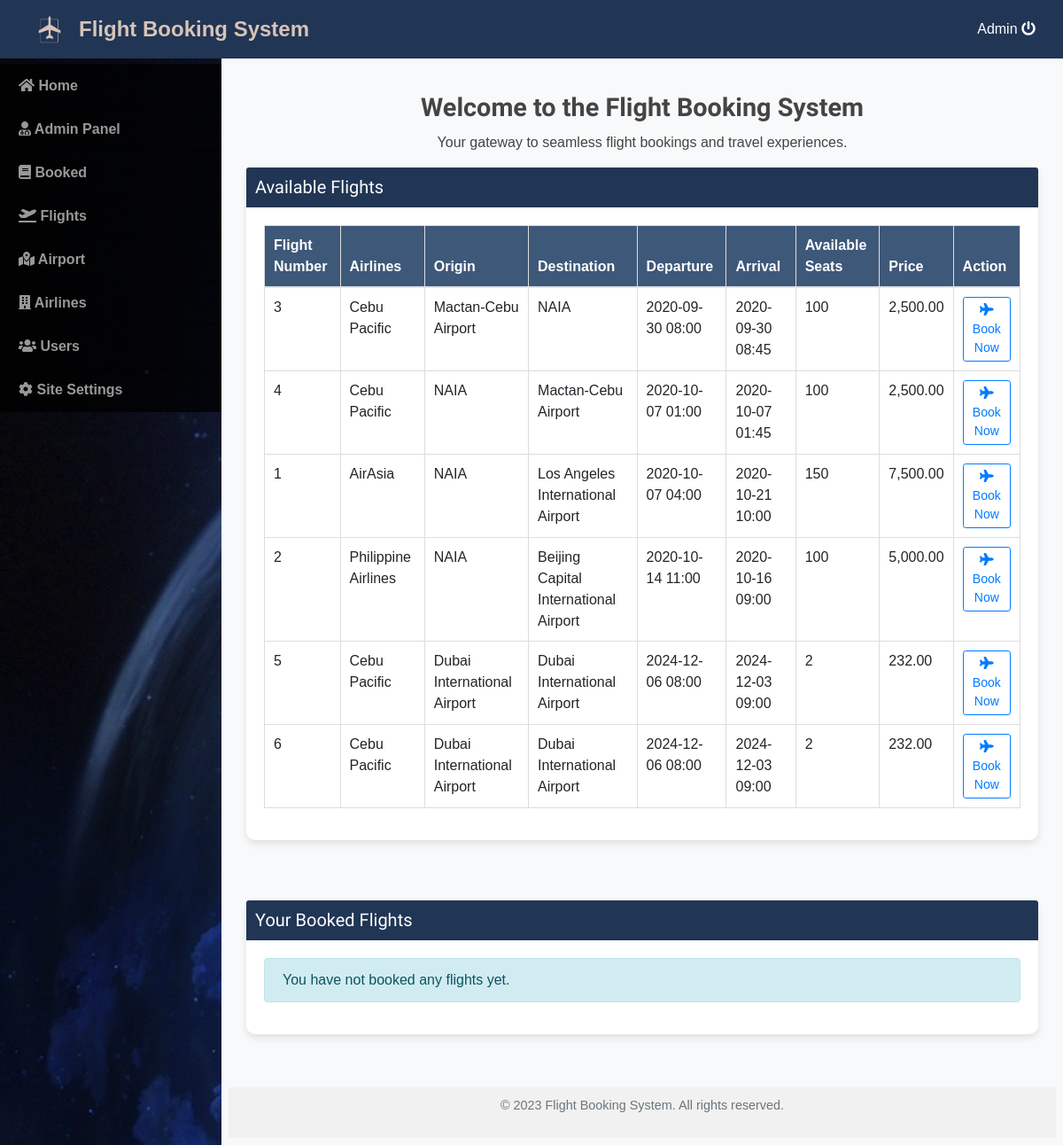
Before: /admin/index.php (signed in) with the older database file.
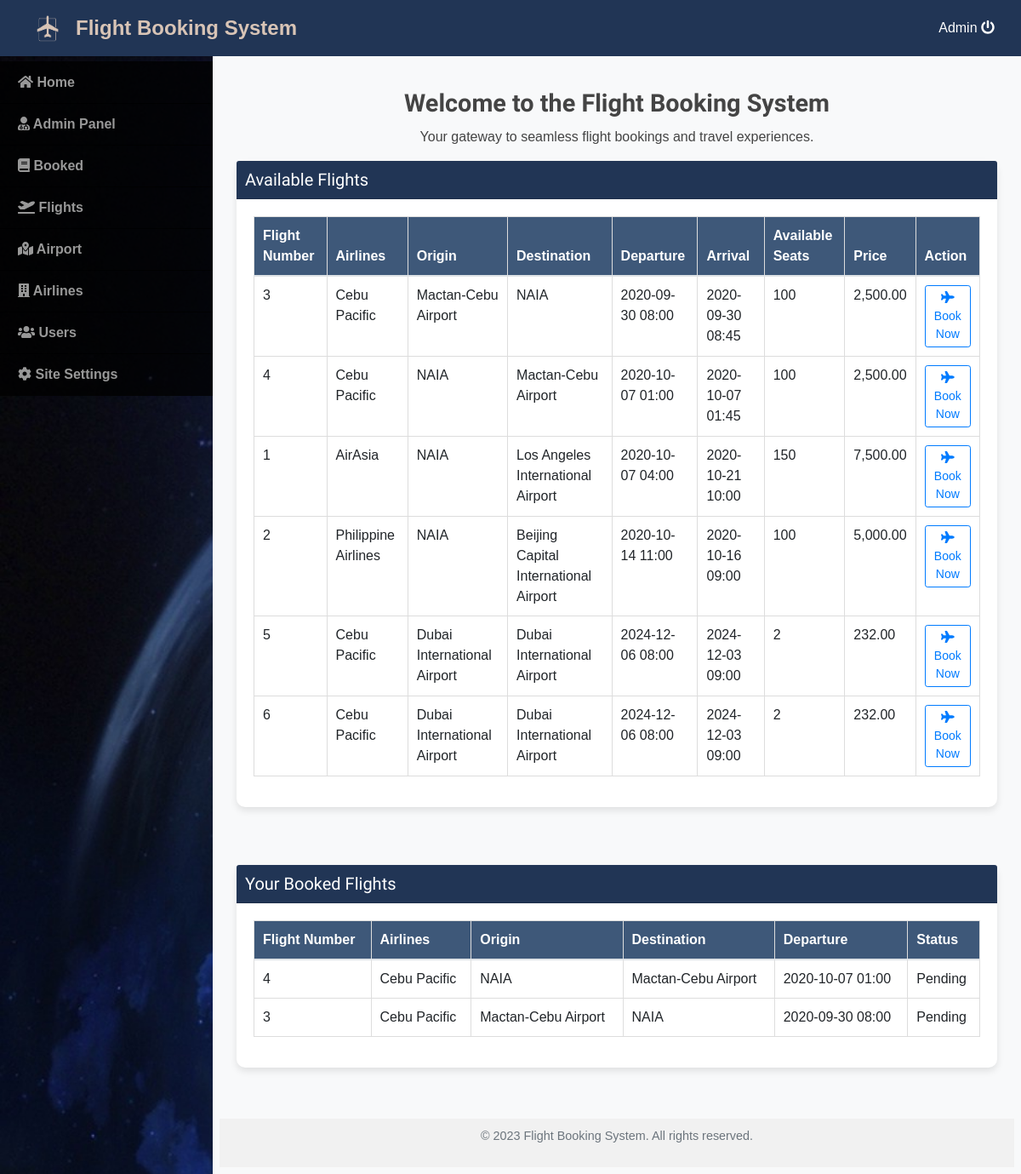
After: the same page with the newer database file.
### tables this page shows
CREATE TABLE `booked_flight` (
  `id` bigint(30) NOT NULL,
  `flight_id` bigint(30) NOT NULL,
  `name` text NOT NULL,
  `address` text NOT NULL,
  `contact` text NOT NULL,
  `status` enum('pending','accepted','decline') DEFAULT 'pending'
);

### admin/home.php (the view, shortened to what this page needs)
<?php
include 'db_connect.php';
$flights_query = "SELECT flight_id, airlines, departure_airport, arrival_airport, departure_datetime, arrival_datetime, price, seats FROM flight_details WHERE seats > 0 ORDER BY departure_datetime ASC";
$flights_result = $conn->query($flights_query);
$flights = [];
if ($flights_result) {
    while ($row = $flights_result->fetch_assoc()) {
        $flights[] = $row;
    }
} else {
    echo "Error fetching flights: " . $conn->error;
}
$booked_flights_query = "
    SELECT b.id AS booking_id,
           f.flight_id,
           f.airlines,
           f.departure_airport,
           f.arrival_airport,
           f.departure_datetime,
           f.arrival_datetime,
           f.price,
           b.status
    FROM booked_flight b
    INNER JOIN flight_details f ON b.flight_id = f.flight_id
    WHERE b.user_id = " . intval($user_id) . "  -- Ensure user_id is an integer
    ORDER BY b.id DESC
";
$booked_flights_result = $conn->query($booked_flights_query);
$booked_flights = [];
if ($booked_flights_result) {
    while ($row = $booked_flights_result->fetch_assoc()) {
        $booked_flights[] = $row;
    }
} else {
    echo "Error fetching booked flights: " . $conn->error;
}
?>
<div class="container">
    <div class="welcome-section text-center">
        <h1 class="welcome-message">Welcome to the Flight Booking System</h1>
        <p>Your gateway to seamless flight bookings and travel experiences.</p>
    </div>
    <div class="row">
        <div class="col-lg-12">
            <div class="card">
                <div class="card-header">
                    <h5 class="mb-0">Available Flights</h5>
                </div>
                <div class="card-body">
                    <?php if (!empty($flights)): ?>
                        <div class="table-responsive">
                            <table class="table">
                                <thead>
                                    <tr>
                                        <th>Flight Number</th>
                                        <th>Airlines</th>
                                        <th>Origin</th>
                                        <th>Destination</th>
                                        <th>Departure</th>
                                        <th>Arrival</th>
                                        <th>Available Seats</th>
                                        <th>Price</th>
                                        <th>Action</th>
                                    </tr>
                                </thead>
                                <tbody>
                                    <?php foreach ($flights as $flight): ?>
                                        <tr>
                                            <td><?php echo htmlspecialchars($flight['flight_id']); ?></td>
                                            <td><?php echo htmlspecialchars($flight['airlines']); ?></td>
                                            <td><?php echo htmlspecialchars($flight['departure_airport']); ?></td>
                                            <td><?php echo htmlspecialchars($flight['arrival_airport']); ?></td>
                                            <td><?php echo date('Y-m-d H:i', strtotime($flight['departure_datetime'])); ?></td>
                                            <td><?php echo date('Y-m-d H:i', strtotime($flight['arrival_datetime'])); ?></td>
                                            <td><?php echo $flight['seats']; ?></td>
                                            <td><?php echo number_format($flight['price'], 2); ?></td>
                                            <td>
                                                <a href="book_flight.php?flight_id=<?php echo $flight['flight_id']; ?>" class="btn btn-outline-primary btn-sm">
                                                    <i class="fas fa-plane"></i> Book Now
                                                </a>
                                            </td>
                                        </tr>
                                    <?php endforeach; ?>
                                </tbody>
                            </table>
                        </div>
                    <?php else: ?>
                        <div class="alert alert-info">
                            No flights available at the moment. Please check back later.
                        </div>
                    <?php endif; ?>
                </div>
            </div>
        </div>
    </div>
    <div class="row mt-5">
        <div class="col-lg-12">
            <div class="card">
                <div class="card-header">
                    <h5 class="mb-0">Your Booked Flights</h5>
                </div>
                <div class="card-body">
                    <?php if (!empty($booked_flights)): ?>
                        <div class="table-responsive">
                            <table class="table">
                                <thead>
                                    <tr>
                                        <th>Flight Number</th>
                                        <th>Airlines</th>
                                        <th>Origin</th>
                                        <th>Destination</th>
                                        <th>Departure</th>
                                        <th>Status</th>
                                    </tr>
                                </thead>
                                <tbody>
                                    <?php foreach ($booked_flights as $flight): ?>
                                        <tr>
                                            <td><?php echo htmlspecialchars($flight['flight_id']); ?></td>
                                            <td><?php echo htmlspecialchars($flight['airlines']); ?></td>
                                            <td><?php echo htmlspecialchars($flight['departure_airport']); ?></td>
                                            <td><?php echo htmlspecialchars($flight['arrival_airport']); ?></td>
                                            <td><?php echo date('Y-m-d H:i', strtotime($flight['departure_datetime'])); ?></td>
                                            <td><?php echo ucfirst($flight['status']); ?></td>
                                        </tr>
                                    <?php endforeach; ?>
                                </tbody>
                            </table>
                        </div>
                    <?php else: ?>
                        <div class="alert alert-info">
                            You have not booked any flights yet.
                        </div>
                    <?php endif; ?>
                </div>
            </div>
        </div>
    </div>
</div>
<div class="footer">
    <p>&copy; 2023 Flight Booking System. All rights reserved.</p>
</div>

### admin/index.php (shortened to what this page needs)
<!DOCTYPE html>
<html lang="en">
<head>
  <link href="https://cdn.jsdelivr.net/npm/bootstrap@5.3.0/dist/css/bootstrap.min.css" rel="stylesheet">
  <link rel="stylesheet" href="https://cdn.datatables.net/1.13.6/css/dataTables.bootstrap5.min.css">
  <?php
  include('./header.php');
  $user_id = $_SESSION['user_id'];
  ?>
</head>
<body>
  <?php include 'topbar.php' ?>
  <?php include 'navbar.php' ?>
  <main id="view-panel">
    <?php $page = isset($_GET['page']) ? $_GET['page'] : 'home'; ?>
    <?php include $page . '.php' ?>
  </main>
</body>
</html>

### admin/header.php (shortened to what this page needs)
  <link rel="stylesheet" href="assets/font-awesome/css/all.min.css">
<link href="assets/vendor/bootstrap/css/bootstrap.min.css" rel="stylesheet">
<link href="assets/vendor/icofont/icofont.min.css" rel="stylesheet">
<link href="assets/vendor/boxicons/css/boxicons.min.css" rel="stylesheet">
<link href="assets/vendor/venobox/venobox.css" rel="stylesheet">
<link href="assets/vendor/animate.css/animate.min.css" rel="stylesheet">
<link href="assets/vendor/remixicon/remixicon.css" rel="stylesheet">
<link href="assets/vendor/owl.carousel/assets/owl.carousel.min.css" rel="stylesheet">
<link href="assets/vendor/bootstrap-datepicker/css/bootstrap-datepicker.min.css" rel="stylesheet">
<link href="assets/DataTables/datatables.min.css" rel="stylesheet">
<link href="assets/css/jquery.datetimepicker.min.css" rel="stylesheet">
<link href="assets/css/select2.min.css" rel="stylesheet">
<link href="assets/css/style.css" rel="stylesheet">
<link type="text/css" rel="stylesheet" href="assets/css/jquery-te-1.4.0.css">

### admin/topbar.php (shortened to what this page needs)
<nav class="navbar navbar-light fixed-top">
  <div class="container-fluid">
    <div class="d-flex align-items-center">
      <div class="logo me-2">
        <img src="assets/img/bgg.png" alt="logo" class="img-fluid" style="max-width: 50px; height: auto;">
      </div>
      <div class="navbar-brand">Flight Booking System</div>
    </div>
    <div class="ml-auto">
      <a href="ajax.php?action=logout" class="logout-link">
        <?php echo htmlspecialchars($_SESSION['login_name']); ?> <i class=" fa fa-power-off"></i>
      </a>
    </div>
  </div>
</nav>

### admin/navbar.php (shortened to what this page needs)
<nav id="sidebar" class='mx-lt-5 bg-dark pt-3'>
	<div class="sidebar-list">
		<a href="index.php?page=home" class="nav-item nav-home"><span class='icon-field'><i class="fa fa-home"></i></span> Home</a>
		<a href="index.php?page=admin_panel" class="nav-item nav-admin_panel"><span class='icon-field'><i class="fa Example of user-md fa-user-md"></i></span> Admin Panel</a>
		<a href="index.php?page=booked" class="nav-item nav-booked"><span class='icon-field'><i class="fa fa-book"></i></span> Booked</a>
		<a href="index.php?page=flights" class="nav-item nav-flights"><span class='icon-field'><i class="fa fa-plane-departure"></i></span> Flights</a>
		<a href="index.php?page=airport" class="nav-item nav-airport"><span class='icon-field'><i class="fa fa-map-marked-alt"></i></span> Airport</a>
		<a href="index.php?page=airlines" class="nav-item nav-airlines"><span class='icon-field'><i class="fa fa-building"></i></span> Airlines</a>
		<?php if ($_SESSION['login_type'] == 1): ?>
			<a href="index.php?page=users" class="nav-item nav-users"><span class='icon-field'><i class="fa fa-users"></i></span> Users</a>
			<a href="index.php?page=site_settings" class="nav-item nav-site_settings"><span class='icon-field'><i class="fa fa-cog"></i></span> Site Settings</a>
		<?php endif; ?>
	</div>
</nav>

### admin/assets/css/style.css (style rules this page uses)
body { font-family: "Open Sans", sans-serif; color: #444444; width: 100%; height: calc(100%); }
a { color: #1977cc; }
h1, h2, h3, h4, h5, h6 { font-family: "Raleway", sans-serif; }
nav#sidebar { height: calc(100%); position: fixed; z-index: 99; left: 0; width: 250px; background: url(../../../assets/img/travel-cover.jpg); background-repeat: no-repeat; background-size: cover; }
a.nav-item { position: relative; display: block; padding: .75rem 1.25rem; margin-bottom: -1px; border: 1px solid rgba(0,0,0,.125); background-color: #000000c4; color: #989898; font-weight: 600; }
main#view-panel { margin-left: 250px; width:calc(100% - 250px); margin-top: 3.5rem; padding: .5em }

### admin/index.php (style rules this page uses)
body { background: #80808045; }

### admin/topbar.php (style rules this page uses)
.logo { margin: 0; padding: 0; display: flex; align-items: center; }
.navbar { padding: 0.5rem 1rem; background-color: #213555; }
.navbar .navbar-brand { font-size: 1.5rem; font-weight: bold; color: #D8C4B6; }
.logout-link { color: white; text-decoration: none; }

### admin/home.php (style rules this page uses)
body { background-color: #f8f9fa; margin: 0; font-family: Arial, sans-serif; }
.container { max-width: 1200px; margin: 20px auto; padding: 20px; }
.card { border: none; border-radius: 10px; box-shadow: 0 4px 8px rgba(0, 0, 0, 0.1); margin-bottom: 20px; }
.card-header { background-color: #213555; color: white; border-top-left-radius: 10px; border-top-right-radius: 10px; padding: 10px; }
.welcome-message { font-size: 1.8rem; font-weight: bold; margin-bottom: 10px; }
.table { width: 100%; margin-bottom: 1rem; border-collapse: collapse; }
.table th, .table td { padding: 10px; text-align: left; border: 1px solid #ddd; }
.table th { background-color: #3E5879; color: white; }
.footer { margin-top: 20px; text-align: center; font-size: 0.9rem; color: #6c757d; padding: 10px 0; background-color: #f1f1f1; }

Changed rows visible on the page:
now on this page (row edited): booked_flight: flight_id "4", airlines "Cebu Pacific", departure_airport "NAIA", arrival_airport "Mactan-Cebu Airport", departure_datetime "2020-10-07 01:00", status "Pending"
now on this page (row edited): booked_flight: flight_id "3", airlines "Cebu Pacific", departure_airport "Mactan-Cebu Airport", arrival_airport "NAIA", departure_datetime "2020-09-30 08:00", status "Pending"
Other visible differences:
text no longer shown: "You have not booked any flights yet."
text now shown: "Flight Number Airlines Origin Destination Departure Status"
